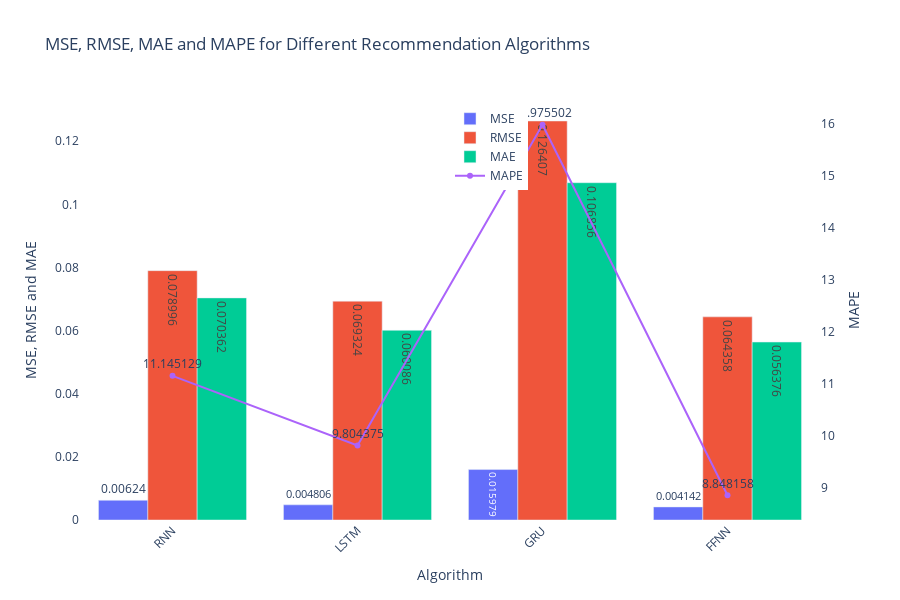

The notebook cell saved with this chart:
### Code cell
import plotly.graph_objects as go
import pandas as pd

fullResult_df['MSE'] = fullResult_df['MSE'].round(6)
fullResult_df['RMSE'] = fullResult_df['RMSE'].round(6)
fullResult_df['MAE'] = fullResult_df['MAE'].round(6)
fullResult_df['MAPE'] = fullResult_df['MAPE'].round(6)

# Create a graph object
fig = go.Figure()

# Add RMSE column with legend
fig.add_trace(go.Bar(x=fullResult_df['Algorithm'], y=fullResult_df['MSE'], name='MSE', text=fullResult_df['MSE'], textposition='auto'))  

# Add MAE column with legend
fig.add_trace(go.Bar(x=fullResult_df['Algorithm'], y=fullResult_df['RMSE'], name='RMSE', text=fullResult_df['RMSE'], textposition='auto')) 

fig.add_trace(go.Bar(x=fullResult_df['Algorithm'], y=fullResult_df['MAE'], name='MAE', text=fullResult_df['MAE'], textposition='auto'))
fig.add_trace(go.Scatter(x=fullResult_df['Algorithm'], y=fullResult_df['MAPE'], mode='lines+markers+text', name='MAPE', yaxis='y2', text=fullResult_df['MAPE'], textposition='top center'))  # Vibrant green


# Customize the graph format
fig.update_layout(
    barmode='group',
    xaxis_tickangle=-45,
    xaxis=dict(tickmode='array', tickvals=list(range(len(fullResult_df['Algorithm']))), ticktext=fullResult_df['Algorithm'], range=[-0.5, len(fullResult_df['Algorithm']) - 0.5]),  # Adjust the length of the x-axis
    title='MSE, RMSE, MAE and MAPE for Different Recommendation Algorithms',
    xaxis_title='Algorithm',
    yaxis_title='MSE, RMSE and MAE',
    yaxis2=dict(
        title='MAPE',
        overlaying='y',
        side='right'
    ),
    legend=dict(yanchor="top", y=0.99, xanchor="left", x=0.5),
    paper_bgcolor='white',  # Background color of the paper
    plot_bgcolor='white',  # Background color of the chart area
    height=600              # Set the height of the chart
)

# Display the graph
fig.show()

### Figure 1 — Plotly figure (JSON) as saved in the notebook; plotly's stock layout.template omitted (floating-point values rounded to 4 significant figures)
{"data": [{"name": "MSE", "text": [0.00624, 0.004806, 0.01598, 0.004142], "textposition": "auto", "type": "bar", "x": ["RNN", "LSTM", "GRU", "FFNN"], "y": [0.00624, 0.004806, 0.01598, 0.004142]}, {"name": "RMSE", "text": [0.079, 0.06932, 0.1264, 0.06436], "textposition": "auto", "type": "bar", "x": ["RNN", "LSTM", "GRU", "FFNN"], "y": [0.079, 0.06932, 0.1264, 0.06436]}, {"name": "MAE", "text": [0.07036, 0.06009, 0.1069, 0.05638], "textposition": "auto", "type": "bar", "x": ["RNN", "LSTM", "GRU", "FFNN"], "y": [0.07036, 0.06009, 0.1069, 0.05638]}, {"mode": "lines+markers+text", "name": "MAPE", "text": [11.15, 9.804, 15.98, 8.848], "textposition": "top center", "type": "scatter", "x": ["RNN", "LSTM", "GRU", "FFNN"], "y": [11.15, 9.804, 15.98, 8.848], "yaxis": "y2"}], "layout": {"barmode": "group", "height": 600, "legend": {"x": 0.5, "xanchor": "left", "y": 0.99, "yanchor": "top"}, "paper_bgcolor": "white", "plot_bgcolor": "white", "title": {"text": "MSE, RMSE, MAE and MAPE for Different Recommendation Algorithms"}, "xaxis": {"range": [-0.5, 3.5], "tickangle": -45, "tickmode": "array", "ticktext": ["RNN", "LSTM", "GRU", "FFNN"], "tickvals": [0, 1, 2, 3], "title": {"text": "Algorithm"}}, "yaxis": {"title": {"text": "MSE, RMSE and MAE"}}, "yaxis2": {"overlaying": "y", "side": "right", "title": {"text": "MAPE"}}}}
